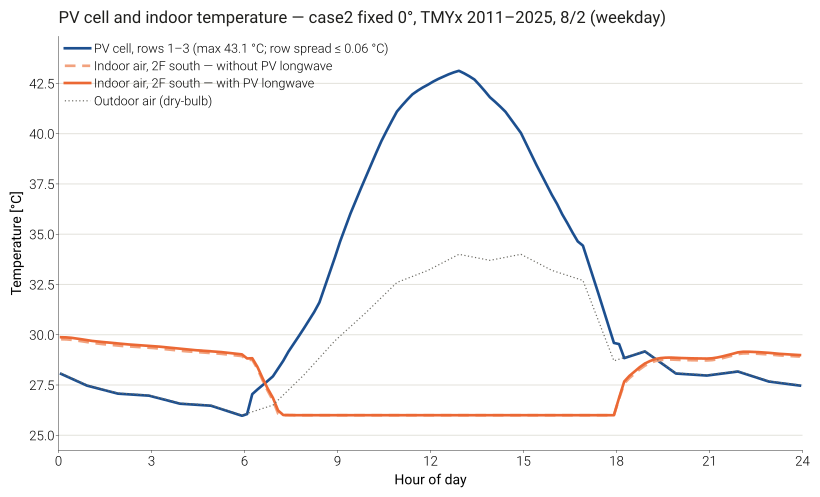

Here is the Python script that generated this plot:
"""
pv_lw_daylight/figures/fig_pv_cell_indoor_temperature_summer_day.py
===================================================================
TMYx.2011-2025, case2 고정 0° (PV 장파 연동 + 주광 400 lx, 최종 조건) 여름 대표일 하루의
PV 셀 온도와 2층 남측 실내 온도를 한 축에 그린다. 외기 건구온도는 얇은 점선.
실내 온도는 PV 장파 연동 실행과, 그것만 끈 기준안(나머지 조건 동일)을 함께 그린다.

- PV: 2층 남측 창 앞의 1~3단 (단은 경첩 높이 기준, run_pvlw.generator_rows) — 단마다 타임스텝 출력이 있는 대표 모듈 1개
- 실내: BIPV_OFFICE_2_S Zone Mean Air Temperature
- 모두 10분 타임스텝 출력. 외기는 EPW 시간값을 E+가 타임스텝마다 선형 보간한 값

입력: bipv_mismatch/case2_KS_TMYx2011_final/case2_0/{eplusout.sql, pvlw_config.json} (PV 복사 적용)
      pv_lw_daylight/runs/annual/c2_mm_tmyx2011_base_A00/eplusout.sql (PV 복사 미적용)
출력: pv_lw_daylight/figures/fig_pv_cell_indoor_temperature_summer_day.{png,svg,csv}
사용: python fig_pv_cell_indoor_temperature_summer_day.py [--date 08-02]
"""

import argparse
import json
import sqlite3
from pathlib import Path

import matplotlib as mpl
import matplotlib.font_manager as fm
import matplotlib.pyplot as plt
import pandas as pd
import dartwork_mpl as dm

mpl.rcParams["svg.fonttype"] = "none"
dm.style.use("presentation")
for w in range(100, 1000, 50):  # SVG 내보내기 시 숫자 font weight KeyError 회피
    fm.weight_dict[w] = w
    fm.weight_dict[str(w)] = w

HERE = Path(__file__).resolve().parent
RUN = HERE.parent.parent / "bipv_mismatch" / "case2_KS_TMYx2011_final" / "case2_0"
BASE_RUN = HERE.parent / "runs" / "annual" / "c2_mm_tmyx2011_base_A00"
OUT = HERE / "fig_pv_cell_indoor_temperature_summer_day"

ZONE = "BIPV_OFFICE_2_S"
ROWS = (1, 2, 3)  # 2층 남측 창이 보는 단
C_ROW = {1: "#1c4f8f", 2: "#4a90e2", 3: "#9ec5f0"}  # 단일 색상(파랑) 명도 순 — 1단(맨 위)이 가장 진함
C_ZONE = "#eb6834"       # 실내 — PV 복사 적용
C_ZONE_BASE = "#f2a27e"  # 실내 — PV 복사 미적용 (같은 색상, 밝게 + 파선)
C_AIR = "#6b6a63"
INK, GRID = "#1f1f1d", "#e4e3dd"


def query(name: str, month: int, day: int, run: Path = RUN) -> pd.DataFrame:
    with sqlite3.connect(run / "eplusout.sql") as c:
        q = """select t.Hour h, t.Minute mi, d.KeyValue k, r.Value v from ReportData r
               join ReportDataDictionary d on r.ReportDataDictionaryIndex = d.ReportDataDictionaryIndex
               join Time t on r.TimeIndex = t.TimeIndex
               where d.Name = ? and d.ReportingFrequency = 'Zone Timestep' and t.Month = ? and t.Day = ?
                 and t.WarmupFlag = 0"""
        df = pd.read_sql(q, c, params=(name, month, day))
    df["x"] = df.h + df.mi / 60 - 5 / 60  # SQL 시각 = 타임스텝 끝 → 10분 타임스텝 중앙
    df["k"] = df.k.str.upper()
    return df


def series(df: pd.DataFrame, key: str) -> pd.Series:
    s = df[df.k == key.upper()]
    if s.empty:
        raise KeyError(key)
    return pd.Series(s.v.values, index=s.x.values).sort_index()


def row_modules() -> dict:
    """단 → 타임스텝 셀 온도 출력이 있는 모듈 (run_pvlw.py 가 단마다 첫 모듈에 출력을 붙인다)"""
    cfg = json.loads((RUN / "pvlw_config.json").read_text(encoding="utf-8"))
    keys = cfg["cell_keys"][str(cfg["fixed_angle"])]
    return {r: keys[str(r)][0] for r in ROWS}


def main():
    ap = argparse.ArgumentParser()
    ap.add_argument("--date", default="08-02",
                    help="MM-DD (기본: 8월 2일 수요일 — 원본 2023년 매시 관측, 맑고 더운 평일)")
    args = ap.parse_args()
    month, day = map(int, args.date.split("-"))

    cell = query("Generator PV Cell Temperature", month, day)
    tc = {r: series(cell, m) for r, m in row_modules().items()}
    zone = series(query("Zone Mean Air Temperature", month, day), ZONE)
    zone_base = series(query("Zone Mean Air Temperature", month, day, BASE_RUN), ZONE)
    air = series(query("Site Outdoor Air Drybulb Temperature", month, day), "ENVIRONMENT")

    table = pd.DataFrame({**{f"Tcell_row{r}": s for r, s in tc.items()}, "T_zone_2F_S": zone,
                          "T_zone_2F_S_noPVLW": zone_base, "T_outdoor": air})
    table.index.name = "hour_mid"
    table.round(2).to_csv(OUT.with_suffix(".csv"))
    print(f"행 {len(table)} (10분 타임스텝) / 셀 최고:", {r: round(s.max(), 1) for r, s in tc.items()},
          f"/ 실내 {zone.min():.1f}~{zone.max():.1f} / 외기 {air.min():.1f}~{air.max():.1f} °C")

    fig, ax = plt.subplots(figsize=(10, 5.6))
    rows = pd.DataFrame(tc)
    spread = (rows.max(axis=1) - rows.min(axis=1)).max()
    if spread < 0.5:  # 0° 수직은 단끼리 서로 가리지 않아 1~3단이 사실상 같다 → 한 줄
        mean = rows.mean(axis=1)
        ax.plot(mean.index, mean.values, color=C_ROW[1], lw=2,
                label=f"PV cell, rows 1–3 (max {mean.max():.1f} °C; row spread ≤ {spread:.2f} °C)")
    else:
        for r in ROWS:
            ax.plot(tc[r].index, tc[r].values, color=C_ROW[r], lw=2, label=f"PV cell, row {r} (max {tc[r].max():.1f} °C)")
    ax.plot(zone_base.index, zone_base.values, color=C_ZONE_BASE, lw=2, ls=(0, (4, 2.5)),
            label="Indoor air, 2F south — without PV longwave")
    ax.plot(zone.index, zone.values, color=C_ZONE, lw=2, label="Indoor air, 2F south — with PV longwave")
    ax.plot(air.index, air.values, color=C_AIR, lw=0.9, ls=(0, (1, 2)), label="Outdoor air (dry-bulb)")

    ax.set_ylabel("Temperature [°C]")
    ax.set_title(f"PV cell and indoor temperature — case2 fixed 0°, TMYx 2011–2025, {month}/{day} (weekday)",
                 loc="left", fontsize=12.5, color=INK, pad=10)
    ax.legend(loc="upper left", frameon=False, fontsize=9.5)
    ax.set_xlim(0, 24)
    ax.set_xticks(range(0, 25, 3))
    ax.set_xlabel("Hour of day")
    ax.grid(axis="y", color=GRID, lw=0.8)
    ax.set_axisbelow(True)

    for ext in ("png", "svg"):
        fig.savefig(OUT.with_suffix(f".{ext}"), dpi=200, bbox_inches="tight")
    print(f"저장: {OUT}.png/.svg/.csv")


if __name__ == "__main__":
    main()
